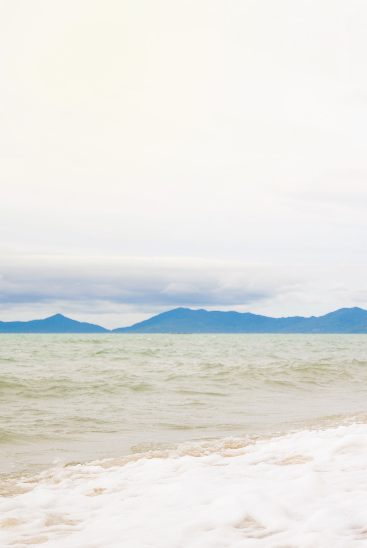
#> input picture Picture/sea.png, 367 x 548 px
$ python '03绘制文字.py'
#> lines starting #> are read from the running program, lines starting #| are printed output that depends on the picture; after the words box and inside, x2 and y2 are one past the last pixel; in counts of white or black regions, pixels touching at a corner belong together
import cv2
import numpy as np

img = cv2.imread('../../Picture/sea.png', 1)
#> img is the input picture: shape (548, 367, 3); mean B, G, R 226.2, 229.8, 229.5
imgInfo = img.shape
#> imgInfo = (548, 367, 3)
height = imgInfo[0]
#> height = 548
width = imgInfo[1]
#> width = 367
# 设置字体的类型
font = cv2.FONT_HERSHEY_SIMPLEX
cv2.rectangle(img, (90, 310), (350, 260), (0, 255, 0), 1, cv2.LINE_AA)

# 文字
# 第一个参数图片的data数据
# 第二个参数文字的内容(不支持中文)
# 第三个参数文字起始位置
# 第四个参数文字的字体类型
# 第五个参数字体的大小
# 第六个参数字体的颜色
# 第七个参数字体的粗细
# 第八个参数线条的类型
cv2.putText(img, "This is big sea!", (100, 300), font, 1, (200, 100, 255), 2, cv2.LINE_AA)
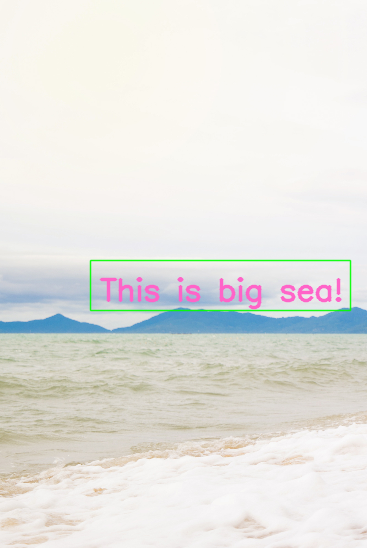
#> img: shape (548, 367, 3); mean B, G, R 225.1, 228.9, 229.1
cv2.imshow("src", img)

# 图片的装载
newHeight = int(imgInfo[0]*0.4)
#> newHeight = 219
newWidth = int(imgInfo[1]*0.4)
#> newWidth = 146
img2 = cv2.resize(img, (newWidth, newHeight))
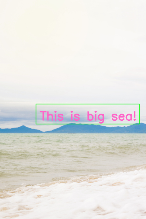
#> img2: shape (219, 146, 3); mean B, G, R 225.3, 228.8, 229.3
for i in range(0, newHeight):
    for j in range(0, newWidth):
        img[i, j] = img2[i, j]
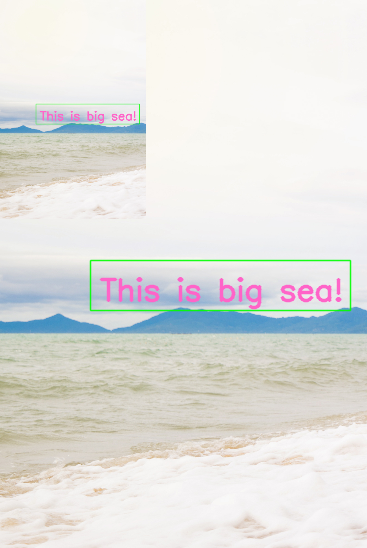
#> img: shape (548, 367, 3); 15.71% of pixels changed, all inside (x1, y1, x2, y2) = (0, 0, 146, 219)

cv2.imshow("img2", img)
cv2.waitKey(0)

$ run again, with Picture/test.png copied over Picture/sea.png
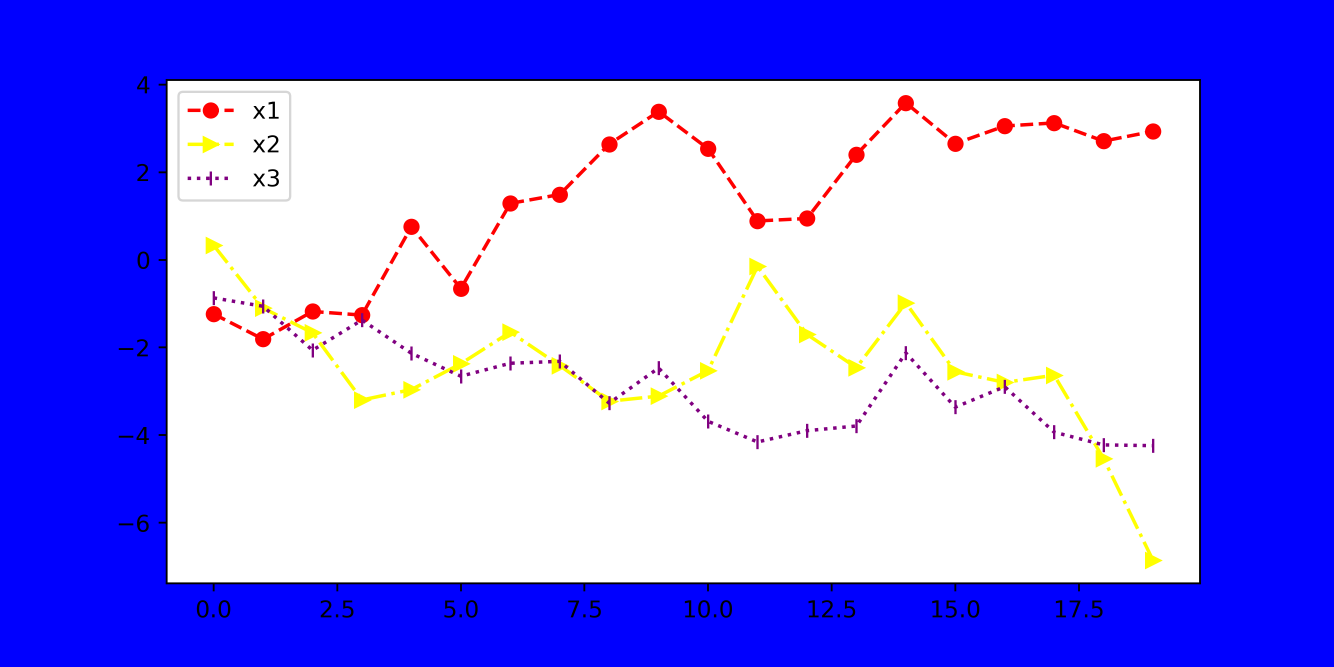
#> input picture Picture/test.png, 4000 x 2000 px (shown at 1/3 size)
#> img is the input picture: shape (2000, 4000, 3); mean B, G, R 248.7, 145.7, 147.9
#> `img2 = cv2.resize(img, (newWidth, newHeight))`:
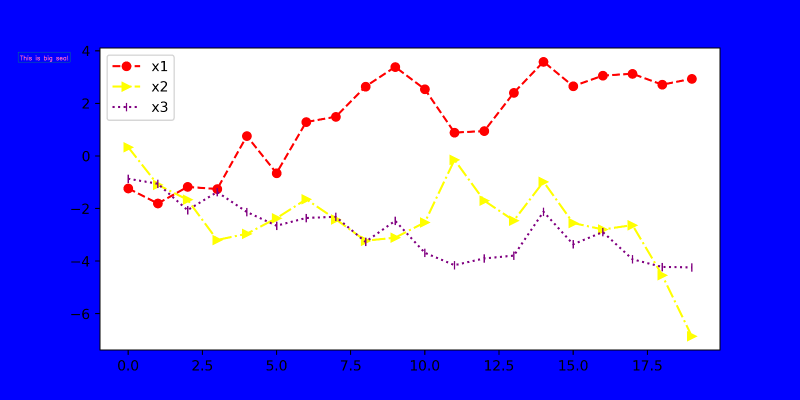
#> img2: shape (800, 1600, 3) (shown at 1/2 size); mean B, G, R 248.8, 145.8, 148.1
#> after the loop `for i in range(0, newHeight):`:
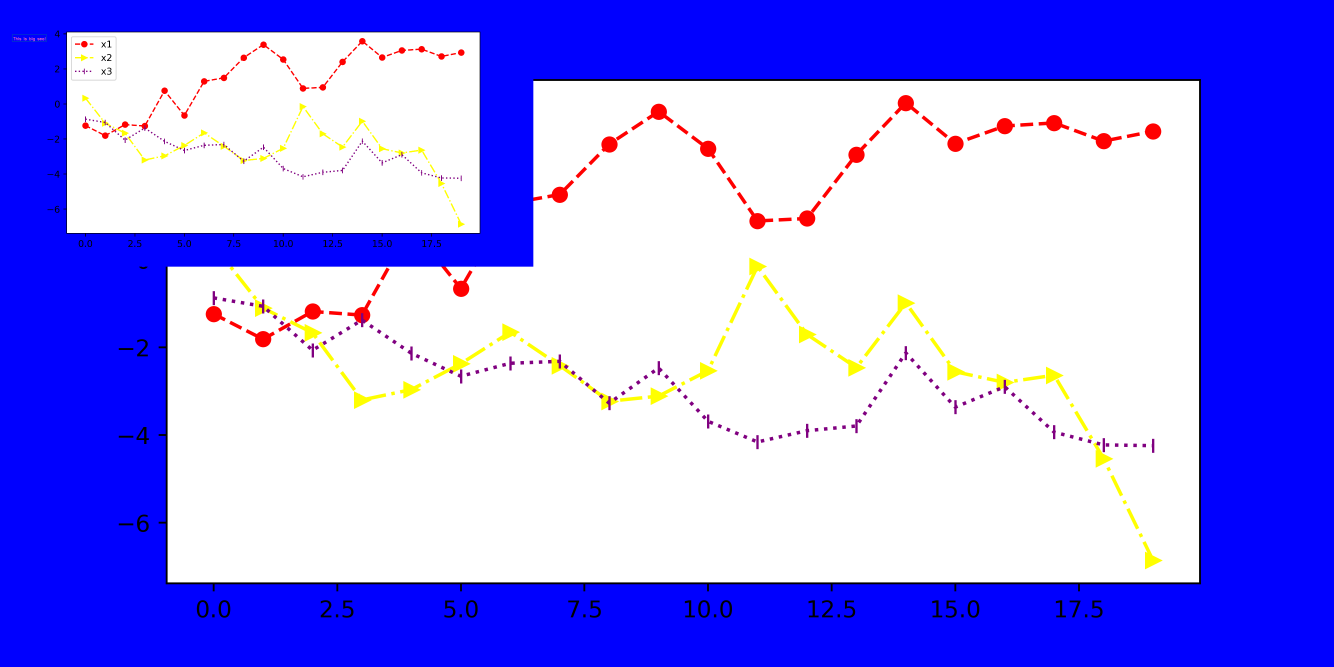
#> img: shape (2000, 4000, 3) (shown at 1/3 size); mean B, G, R 248.6, 150, 152.3
